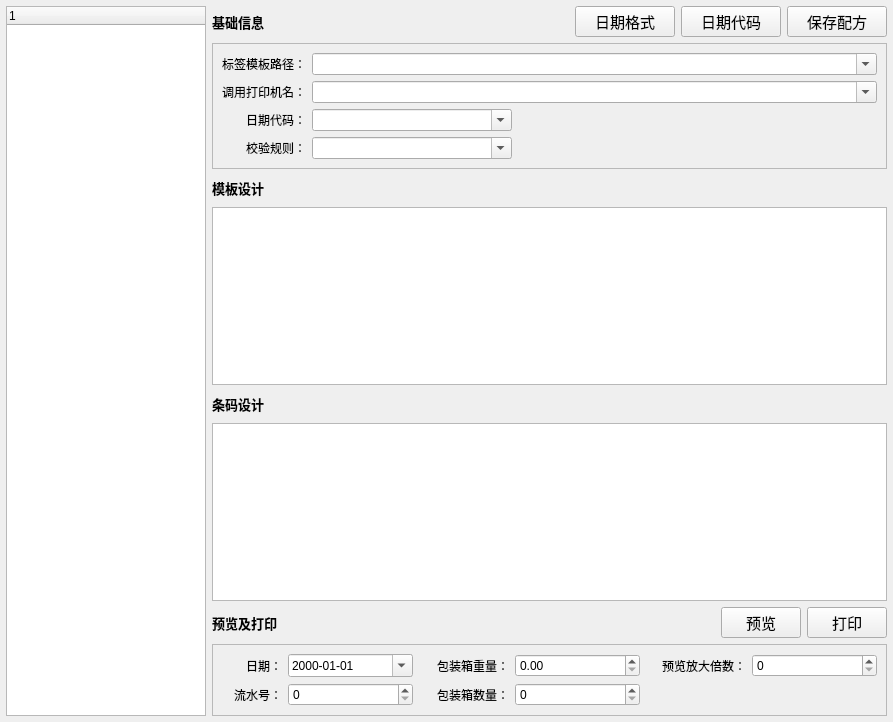
<?xml version="1.0" encoding="UTF-8"?>
<ui version="4.0">
 <class>WidgetLabelPrintDesign</class>
 <widget class="QWidget" name="WidgetLabelPrintDesign">
  <property name="geometry">
   <rect>
    <x>0</x>
    <y>0</y>
    <width>893</width>
    <height>722</height>
   </rect>
  </property>
  <property name="windowTitle">
   <string>Form</string>
  </property>
  <layout class="QGridLayout" name="gridLayout_3">
   <property name="leftMargin">
    <number>6</number>
   </property>
   <property name="topMargin">
    <number>6</number>
   </property>
   <property name="rightMargin">
    <number>6</number>
   </property>
   <property name="bottomMargin">
    <number>6</number>
   </property>
   <item row="0" column="1">
    <layout class="QHBoxLayout" name="horizontalLayout_2">
     <item>
      <widget class="QLabel" name="labelBaseInfo">
       <property name="sizePolicy">
        <sizepolicy hsizetype="Expanding" vsizetype="Preferred">
         <horstretch>0</horstretch>
         <verstretch>0</verstretch>
        </sizepolicy>
       </property>
       <property name="font">
        <font>
         <pointsize>10</pointsize>
         <weight>75</weight>
         <bold>true</bold>
        </font>
       </property>
       <property name="text">
        <string>基础信息</string>
       </property>
      </widget>
     </item>
     <item>
      <widget class="QPushButton" name="buttonDateFormat">
       <property name="minimumSize">
        <size>
         <width>100</width>
         <height>0</height>
        </size>
       </property>
       <property name="font">
        <font>
         <pointsize>11</pointsize>
        </font>
       </property>
       <property name="text">
        <string>日期格式</string>
       </property>
       <property name="icon">
        <iconset resource="../PCS.qrc">
         <normaloff>:/images/pngs/common_info.png</normaloff>:/images/pngs/common_info.png</iconset>
       </property>
       <property name="iconSize">
        <size>
         <width>20</width>
         <height>20</height>
        </size>
       </property>
      </widget>
     </item>
     <item>
      <widget class="QPushButton" name="buttonDateDesign">
       <property name="minimumSize">
        <size>
         <width>100</width>
         <height>0</height>
        </size>
       </property>
       <property name="font">
        <font>
         <pointsize>11</pointsize>
        </font>
       </property>
       <property name="text">
        <string>日期代码</string>
       </property>
       <property name="icon">
        <iconset resource="../PCS.qrc">
         <normaloff>:/images/pngs/datecode_design.png</normaloff>:/images/pngs/datecode_design.png</iconset>
       </property>
       <property name="iconSize">
        <size>
         <width>20</width>
         <height>20</height>
        </size>
       </property>
      </widget>
     </item>
     <item>
      <widget class="QPushButton" name="buttonLabelSave">
       <property name="minimumSize">
        <size>
         <width>100</width>
         <height>0</height>
        </size>
       </property>
       <property name="font">
        <font>
         <pointsize>11</pointsize>
        </font>
       </property>
       <property name="text">
        <string>保存配方</string>
       </property>
       <property name="icon">
        <iconset resource="../PCS.qrc">
         <normaloff>:/images/pngs/common_save.png</normaloff>:/images/pngs/common_save.png</iconset>
       </property>
       <property name="iconSize">
        <size>
         <width>20</width>
         <height>20</height>
        </size>
       </property>
      </widget>
     </item>
    </layout>
   </item>
   <item row="0" column="0" rowspan="8">
    <widget class="QTreeWidget" name="treeWidget">
     <property name="maximumSize">
      <size>
       <width>200</width>
       <height>16777215</height>
      </size>
     </property>
     <column>
      <property name="text">
       <string notr="true">1</string>
      </property>
     </column>
    </widget>
   </item>
   <item row="1" column="1">
    <widget class="QFrame" name="frameBaseInfo">
     <property name="sizePolicy">
      <sizepolicy hsizetype="Expanding" vsizetype="Fixed">
       <horstretch>0</horstretch>
       <verstretch>0</verstretch>
      </sizepolicy>
     </property>
     <property name="frameShape">
      <enum>QFrame::StyledPanel</enum>
     </property>
     <layout class="QGridLayout" name="gridLayout">
      <item row="1" column="0">
       <widget class="QLabel" name="labelTemplatePath">
        <property name="text">
         <string>标签模板路径：</string>
        </property>
       </widget>
      </item>
      <item row="3" column="0">
       <widget class="QLabel" name="labelDateCode">
        <property name="text">
         <string>日期代码：</string>
        </property>
        <property name="alignment">
         <set>Qt::AlignRight|Qt::AlignTrailing|Qt::AlignVCenter</set>
        </property>
       </widget>
      </item>
      <item row="3" column="1">
       <widget class="XYComboBox" name="comboDateCode">
        <property name="sizePolicy">
         <sizepolicy hsizetype="Fixed" vsizetype="Fixed">
          <horstretch>0</horstretch>
          <verstretch>0</verstretch>
         </sizepolicy>
        </property>
        <property name="minimumSize">
         <size>
          <width>200</width>
          <height>0</height>
         </size>
        </property>
        <property name="editable">
         <bool>true</bool>
        </property>
       </widget>
      </item>
      <item row="4" column="0">
       <widget class="QLabel" name="labelCheckCode">
        <property name="text">
         <string>校验规则：</string>
        </property>
        <property name="alignment">
         <set>Qt::AlignRight|Qt::AlignTrailing|Qt::AlignVCenter</set>
        </property>
       </widget>
      </item>
      <item row="1" column="1">
       <widget class="XYComboBox" name="comboTemplateFile">
        <property name="sizePolicy">
         <sizepolicy hsizetype="Expanding" vsizetype="Fixed">
          <horstretch>0</horstretch>
          <verstretch>0</verstretch>
         </sizepolicy>
        </property>
        <property name="editable">
         <bool>true</bool>
        </property>
       </widget>
      </item>
      <item row="4" column="1">
       <widget class="XYComboBox" name="comboCheckCode">
        <property name="sizePolicy">
         <sizepolicy hsizetype="Fixed" vsizetype="Fixed">
          <horstretch>0</horstretch>
          <verstretch>0</verstretch>
         </sizepolicy>
        </property>
        <property name="minimumSize">
         <size>
          <width>200</width>
          <height>0</height>
         </size>
        </property>
        <property name="editable">
         <bool>true</bool>
        </property>
       </widget>
      </item>
      <item row="2" column="1">
       <widget class="XYComboBox" name="comboPrinterName">
        <property name="sizePolicy">
         <sizepolicy hsizetype="Expanding" vsizetype="Fixed">
          <horstretch>0</horstretch>
          <verstretch>0</verstretch>
         </sizepolicy>
        </property>
        <property name="editable">
         <bool>true</bool>
        </property>
       </widget>
      </item>
      <item row="2" column="0">
       <widget class="QLabel" name="labelPrinterName">
        <property name="sizePolicy">
         <sizepolicy hsizetype="Fixed" vsizetype="Fixed">
          <horstretch>0</horstretch>
          <verstretch>0</verstretch>
         </sizepolicy>
        </property>
        <property name="text">
         <string>调用打印机名：</string>
        </property>
       </widget>
      </item>
     </layout>
    </widget>
   </item>
   <item row="7" column="1">
    <widget class="QFrame" name="framePreview">
     <property name="frameShape">
      <enum>QFrame::StyledPanel</enum>
     </property>
     <property name="frameShadow">
      <enum>QFrame::Raised</enum>
     </property>
     <layout class="QGridLayout" name="gridLayout_2">
      <item row="0" column="1">
       <widget class="QDateEdit" name="datePlanDate">
        <property name="sizePolicy">
         <sizepolicy hsizetype="Expanding" vsizetype="Fixed">
          <horstretch>0</horstretch>
          <verstretch>0</verstretch>
         </sizepolicy>
        </property>
        <property name="displayFormat">
         <string>yyyy-MM-dd</string>
        </property>
        <property name="calendarPopup">
         <bool>true</bool>
        </property>
       </widget>
      </item>
      <item row="0" column="0">
       <widget class="QLabel" name="labelTestDate">
        <property name="minimumSize">
         <size>
          <width>60</width>
          <height>0</height>
         </size>
        </property>
        <property name="text">
         <string>日期：</string>
        </property>
        <property name="alignment">
         <set>Qt::AlignRight|Qt::AlignTrailing|Qt::AlignVCenter</set>
        </property>
       </widget>
      </item>
      <item row="0" column="2">
       <widget class="QLabel" name="labelPackWeight">
        <property name="minimumSize">
         <size>
          <width>90</width>
          <height>0</height>
         </size>
        </property>
        <property name="text">
         <string>包装箱重量：</string>
        </property>
        <property name="alignment">
         <set>Qt::AlignRight|Qt::AlignTrailing|Qt::AlignVCenter</set>
        </property>
       </widget>
      </item>
      <item row="1" column="1">
       <widget class="QSpinBox" name="spinSerialNo">
        <property name="sizePolicy">
         <sizepolicy hsizetype="Expanding" vsizetype="Fixed">
          <horstretch>0</horstretch>
          <verstretch>0</verstretch>
         </sizepolicy>
        </property>
        <property name="maximum">
         <number>999999</number>
        </property>
       </widget>
      </item>
      <item row="1" column="0">
       <widget class="QLabel" name="labelSerialNo">
        <property name="minimumSize">
         <size>
          <width>60</width>
          <height>0</height>
         </size>
        </property>
        <property name="text">
         <string>流水号：</string>
        </property>
        <property name="alignment">
         <set>Qt::AlignRight|Qt::AlignTrailing|Qt::AlignVCenter</set>
        </property>
       </widget>
      </item>
      <item row="0" column="5">
       <widget class="QSpinBox" name="spinResolution">
        <property name="sizePolicy">
         <sizepolicy hsizetype="Expanding" vsizetype="Fixed">
          <horstretch>0</horstretch>
          <verstretch>0</verstretch>
         </sizepolicy>
        </property>
        <property name="maximum">
         <number>3000</number>
        </property>
        <property name="singleStep">
         <number>100</number>
        </property>
       </widget>
      </item>
      <item row="0" column="4">
       <widget class="QLabel" name="labelResolution">
        <property name="minimumSize">
         <size>
          <width>100</width>
          <height>0</height>
         </size>
        </property>
        <property name="text">
         <string>预览放大倍数：</string>
        </property>
        <property name="alignment">
         <set>Qt::AlignRight|Qt::AlignTrailing|Qt::AlignVCenter</set>
        </property>
       </widget>
      </item>
      <item row="0" column="3">
       <widget class="QDoubleSpinBox" name="dspinPackWeight">
        <property name="sizePolicy">
         <sizepolicy hsizetype="Expanding" vsizetype="Fixed">
          <horstretch>0</horstretch>
          <verstretch>0</verstretch>
         </sizepolicy>
        </property>
        <property name="maximum">
         <double>999999.989999999990687</double>
        </property>
       </widget>
      </item>
      <item row="1" column="2">
       <widget class="QLabel" name="labelPackNumber">
        <property name="minimumSize">
         <size>
          <width>90</width>
          <height>0</height>
         </size>
        </property>
        <property name="text">
         <string>包装箱数量：</string>
        </property>
        <property name="alignment">
         <set>Qt::AlignRight|Qt::AlignTrailing|Qt::AlignVCenter</set>
        </property>
       </widget>
      </item>
      <item row="1" column="3">
       <widget class="QSpinBox" name="spinPackNumber">
        <property name="sizePolicy">
         <sizepolicy hsizetype="Expanding" vsizetype="Fixed">
          <horstretch>0</horstretch>
          <verstretch>0</verstretch>
         </sizepolicy>
        </property>
        <property name="maximum">
         <number>999999</number>
        </property>
       </widget>
      </item>
     </layout>
    </widget>
   </item>
   <item row="6" column="1">
    <layout class="QHBoxLayout" name="horizontalLayout_1">
     <item>
      <widget class="QLabel" name="labelPreview">
       <property name="sizePolicy">
        <sizepolicy hsizetype="Expanding" vsizetype="Preferred">
         <horstretch>0</horstretch>
         <verstretch>0</verstretch>
        </sizepolicy>
       </property>
       <property name="font">
        <font>
         <pointsize>10</pointsize>
         <weight>75</weight>
         <bold>true</bold>
        </font>
       </property>
       <property name="text">
        <string>预览及打印</string>
       </property>
      </widget>
     </item>
     <item>
      <widget class="QPushButton" name="buttonLabelPreview">
       <property name="font">
        <font>
         <pointsize>11</pointsize>
        </font>
       </property>
       <property name="text">
        <string>预览</string>
       </property>
       <property name="icon">
        <iconset resource="../PCS.qrc">
         <normaloff>:/images/pngs/label_preview.png</normaloff>:/images/pngs/label_preview.png</iconset>
       </property>
       <property name="iconSize">
        <size>
         <width>20</width>
         <height>20</height>
        </size>
       </property>
      </widget>
     </item>
     <item>
      <widget class="QPushButton" name="buttonLabelPrint">
       <property name="font">
        <font>
         <pointsize>11</pointsize>
        </font>
       </property>
       <property name="text">
        <string>打印</string>
       </property>
       <property name="icon">
        <iconset resource="../PCS.qrc">
         <normaloff>:/images/pngs/label_print.png</normaloff>:/images/pngs/label_print.png</iconset>
       </property>
       <property name="iconSize">
        <size>
         <width>20</width>
         <height>20</height>
        </size>
       </property>
      </widget>
     </item>
    </layout>
   </item>
   <item row="4" column="1">
    <layout class="QHBoxLayout" name="horizontalLayout_3">
     <item>
      <widget class="QLabel" name="labelBarcode">
       <property name="sizePolicy">
        <sizepolicy hsizetype="Expanding" vsizetype="Preferred">
         <horstretch>0</horstretch>
         <verstretch>0</verstretch>
        </sizepolicy>
       </property>
       <property name="font">
        <font>
         <pointsize>10</pointsize>
         <weight>75</weight>
         <bold>true</bold>
        </font>
       </property>
       <property name="text">
        <string>条码设计</string>
       </property>
      </widget>
     </item>
     <item>
      <widget class="QPushButton" name="buttonBarcodeAddnew">
       <property name="sizePolicy">
        <sizepolicy hsizetype="Fixed" vsizetype="Fixed">
         <horstretch>0</horstretch>
         <verstretch>0</verstretch>
        </sizepolicy>
       </property>
       <property name="minimumSize">
        <size>
         <width>0</width>
         <height>26</height>
        </size>
       </property>
       <property name="icon">
        <iconset resource="../PCS.qrc">
         <normaloff>:/images/pngs/common_add.png</normaloff>:/images/pngs/common_add.png</iconset>
       </property>
       <property name="flat">
        <bool>true</bool>
       </property>
      </widget>
     </item>
     <item>
      <widget class="QPushButton" name="buttonBarcodeModify">
       <property name="sizePolicy">
        <sizepolicy hsizetype="Fixed" vsizetype="Fixed">
         <horstretch>0</horstretch>
         <verstretch>0</verstretch>
        </sizepolicy>
       </property>
       <property name="minimumSize">
        <size>
         <width>0</width>
         <height>26</height>
        </size>
       </property>
       <property name="icon">
        <iconset resource="../PCS.qrc">
         <normaloff>:/images/pngs/common_modify.png</normaloff>:/images/pngs/common_modify.png</iconset>
       </property>
       <property name="flat">
        <bool>true</bool>
       </property>
      </widget>
     </item>
     <item>
      <widget class="QPushButton" name="buttonBarcodeDelete">
       <property name="sizePolicy">
        <sizepolicy hsizetype="Fixed" vsizetype="Fixed">
         <horstretch>0</horstretch>
         <verstretch>0</verstretch>
        </sizepolicy>
       </property>
       <property name="minimumSize">
        <size>
         <width>0</width>
         <height>26</height>
        </size>
       </property>
       <property name="icon">
        <iconset resource="../PCS.qrc">
         <normaloff>:/images/pngs/common_delete.png</normaloff>:/images/pngs/common_delete.png</iconset>
       </property>
       <property name="flat">
        <bool>true</bool>
       </property>
      </widget>
     </item>
     <item>
      <widget class="QPushButton" name="buttonBarcodeMoveup">
       <property name="sizePolicy">
        <sizepolicy hsizetype="Fixed" vsizetype="Fixed">
         <horstretch>0</horstretch>
         <verstretch>0</verstretch>
        </sizepolicy>
       </property>
       <property name="minimumSize">
        <size>
         <width>0</width>
         <height>26</height>
        </size>
       </property>
       <property name="icon">
        <iconset resource="../PCS.qrc">
         <normaloff>:/images/pngs/common_moveup.png</normaloff>:/images/pngs/common_moveup.png</iconset>
       </property>
       <property name="flat">
        <bool>true</bool>
       </property>
      </widget>
     </item>
     <item>
      <widget class="QPushButton" name="buttonBarcodeMovedn">
       <property name="sizePolicy">
        <sizepolicy hsizetype="Fixed" vsizetype="Fixed">
         <horstretch>0</horstretch>
         <verstretch>0</verstretch>
        </sizepolicy>
       </property>
       <property name="minimumSize">
        <size>
         <width>0</width>
         <height>26</height>
        </size>
       </property>
       <property name="icon">
        <iconset resource="../PCS.qrc">
         <normaloff>:/images/pngs/common_movedown.png</normaloff>:/images/pngs/common_movedown.png</iconset>
       </property>
       <property name="flat">
        <bool>true</bool>
       </property>
      </widget>
     </item>
    </layout>
   </item>
   <item row="5" column="1">
    <widget class="QTableWidget" name="tableBarcode"/>
   </item>
   <item row="2" column="1">
    <layout class="QHBoxLayout" name="horizontalLayout_4">
     <item>
      <widget class="QLabel" name="labelTemplate">
       <property name="sizePolicy">
        <sizepolicy hsizetype="Expanding" vsizetype="Preferred">
         <horstretch>0</horstretch>
         <verstretch>0</verstretch>
        </sizepolicy>
       </property>
       <property name="font">
        <font>
         <pointsize>10</pointsize>
         <weight>75</weight>
         <bold>true</bold>
        </font>
       </property>
       <property name="text">
        <string>模板设计</string>
       </property>
      </widget>
     </item>
     <item>
      <widget class="QPushButton" name="buttonTemplateAddnew">
       <property name="minimumSize">
        <size>
         <width>0</width>
         <height>26</height>
        </size>
       </property>
       <property name="icon">
        <iconset resource="../PCS.qrc">
         <normaloff>:/images/pngs/common_add.png</normaloff>:/images/pngs/common_add.png</iconset>
       </property>
       <property name="flat">
        <bool>true</bool>
       </property>
      </widget>
     </item>
     <item>
      <widget class="QPushButton" name="buttonTemplateModify">
       <property name="minimumSize">
        <size>
         <width>0</width>
         <height>26</height>
        </size>
       </property>
       <property name="icon">
        <iconset resource="../PCS.qrc">
         <normaloff>:/images/pngs/common_modify.png</normaloff>:/images/pngs/common_modify.png</iconset>
       </property>
       <property name="flat">
        <bool>true</bool>
       </property>
      </widget>
     </item>
     <item>
      <widget class="QPushButton" name="buttonTemplateDelete">
       <property name="minimumSize">
        <size>
         <width>0</width>
         <height>26</height>
        </size>
       </property>
       <property name="icon">
        <iconset resource="../PCS.qrc">
         <normaloff>:/images/pngs/common_delete.png</normaloff>:/images/pngs/common_delete.png</iconset>
       </property>
       <property name="flat">
        <bool>true</bool>
       </property>
      </widget>
     </item>
     <item>
      <widget class="QPushButton" name="buttonTemplateMoveup">
       <property name="minimumSize">
        <size>
         <width>0</width>
         <height>26</height>
        </size>
       </property>
       <property name="icon">
        <iconset resource="../PCS.qrc">
         <normaloff>:/images/pngs/common_moveup.png</normaloff>:/images/pngs/common_moveup.png</iconset>
       </property>
       <property name="flat">
        <bool>true</bool>
       </property>
      </widget>
     </item>
     <item>
      <widget class="QPushButton" name="buttonTemplateMovedn">
       <property name="minimumSize">
        <size>
         <width>0</width>
         <height>26</height>
        </size>
       </property>
       <property name="icon">
        <iconset resource="../PCS.qrc">
         <normaloff>:/images/pngs/common_movedown.png</normaloff>:/images/pngs/common_movedown.png</iconset>
       </property>
       <property name="flat">
        <bool>true</bool>
       </property>
      </widget>
     </item>
    </layout>
   </item>
   <item row="3" column="1">
    <widget class="QTableWidget" name="tableTemplate"/>
   </item>
  </layout>
 </widget>
 <customwidgets>
  <customwidget>
   <class>XYComboBox</class>
   <extends>QComboBox</extends>
   <header location="global">XYComboBox.h</header>
  </customwidget>
 </customwidgets>
 <tabstops>
  <tabstop>treeWidget</tabstop>
  <tabstop>comboTemplateFile</tabstop>
  <tabstop>comboPrinterName</tabstop>
  <tabstop>comboDateCode</tabstop>
  <tabstop>comboCheckCode</tabstop>
  <tabstop>datePlanDate</tabstop>
  <tabstop>spinSerialNo</tabstop>
  <tabstop>dspinPackWeight</tabstop>
  <tabstop>spinPackNumber</tabstop>
  <tabstop>spinResolution</tabstop>
  <tabstop>tableTemplate</tabstop>
  <tabstop>tableBarcode</tabstop>
  <tabstop>buttonDateFormat</tabstop>
  <tabstop>buttonDateDesign</tabstop>
  <tabstop>buttonLabelSave</tabstop>
  <tabstop>buttonTemplateAddnew</tabstop>
  <tabstop>buttonTemplateModify</tabstop>
  <tabstop>buttonTemplateDelete</tabstop>
  <tabstop>buttonTemplateMoveup</tabstop>
  <tabstop>buttonTemplateMovedn</tabstop>
  <tabstop>buttonBarcodeAddnew</tabstop>
  <tabstop>buttonBarcodeModify</tabstop>
  <tabstop>buttonBarcodeDelete</tabstop>
  <tabstop>buttonBarcodeMoveup</tabstop>
  <tabstop>buttonBarcodeMovedn</tabstop>
  <tabstop>buttonLabelPreview</tabstop>
  <tabstop>buttonLabelPrint</tabstop>
 </tabstops>
 <resources>
  <include location="../PCS.qrc"/>
 </resources>
 <connections/>
</ui>
